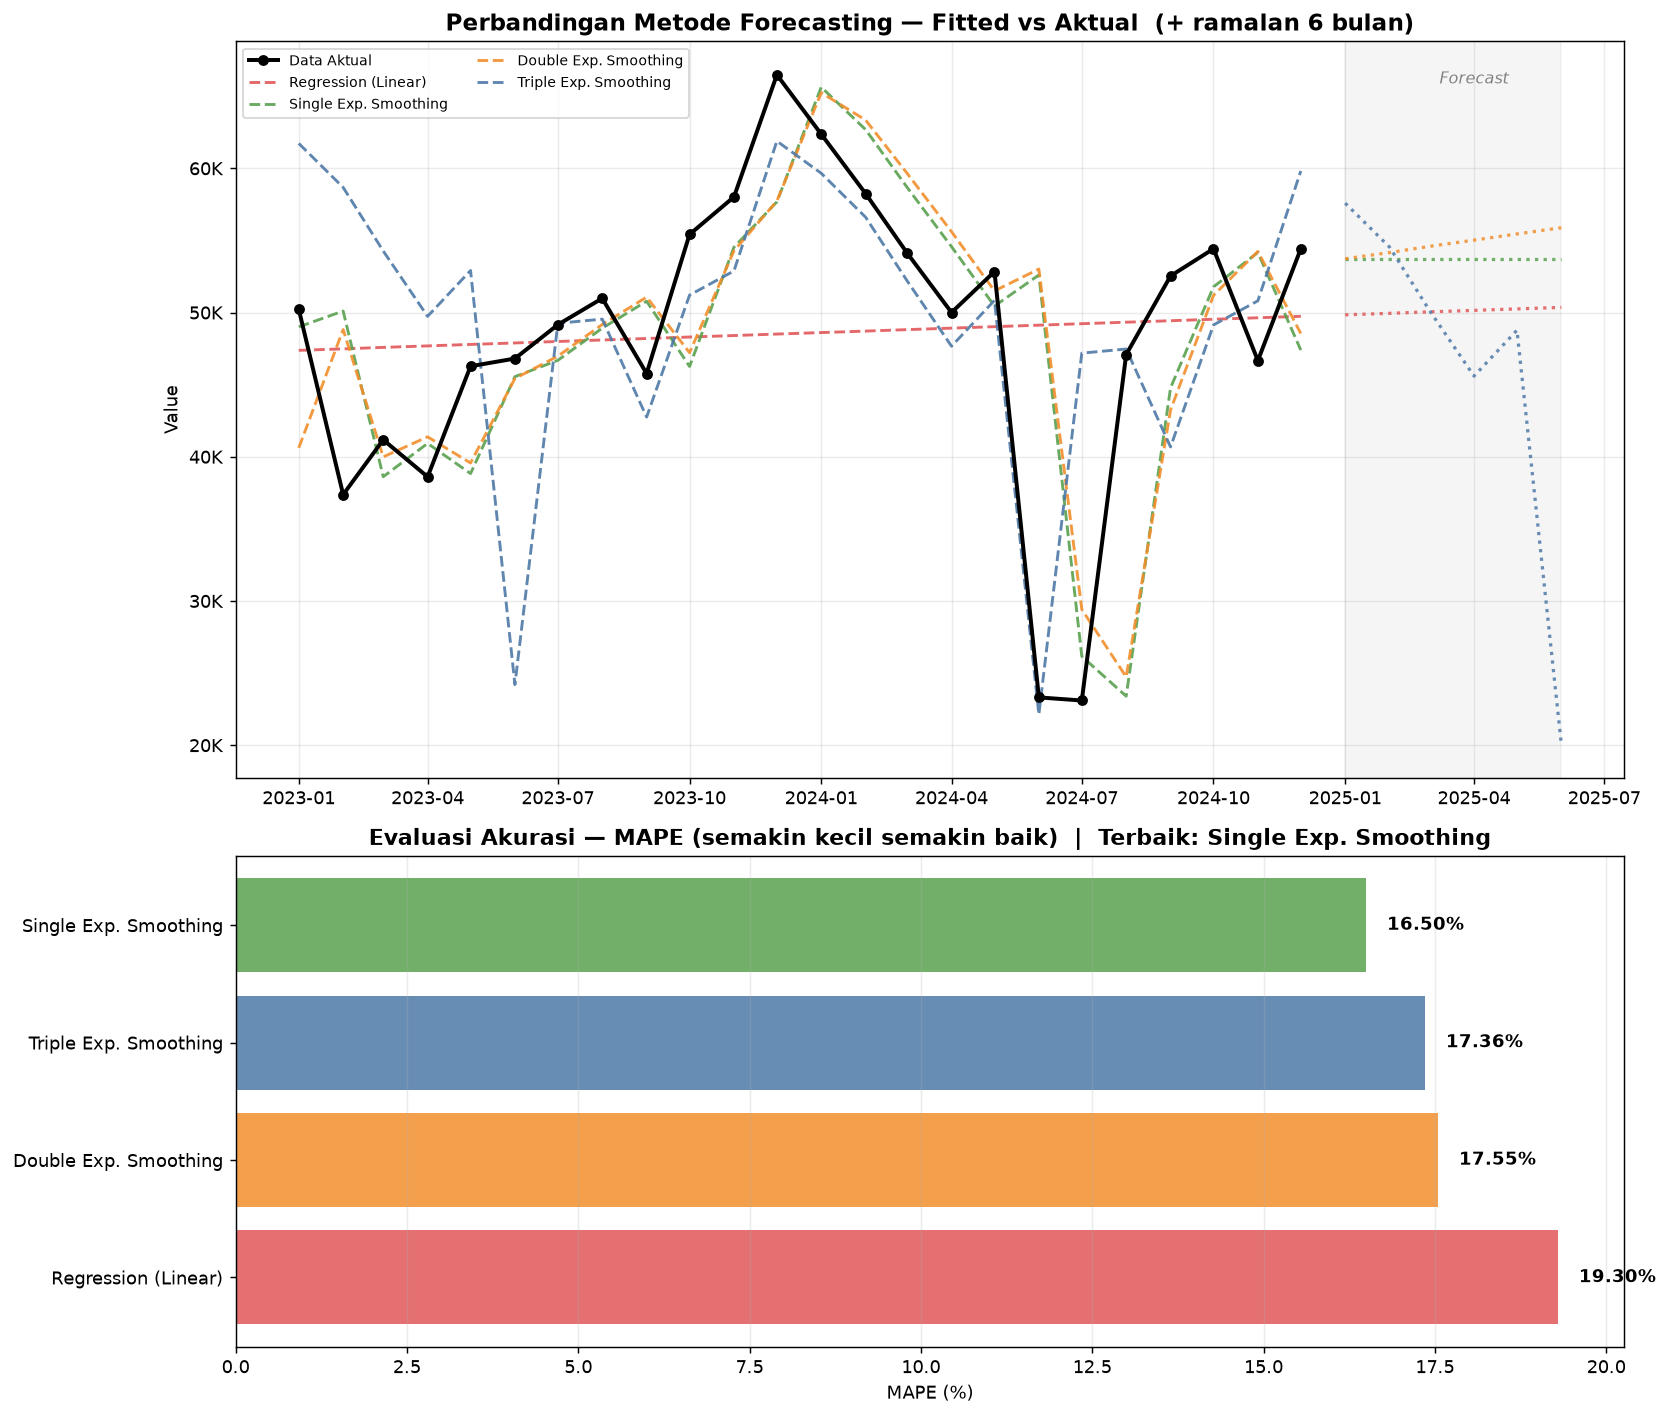

The Python source for this figure:
"""
Forecast Method Comparison - Case 2 FACT
=========================================
Membandingkan 4 metode forecasting pada data time series bulanan:
    1. Regression (Linear Trend / OLS)
    2. Single Exponential Smoothing (SES)
    3. Double Exponential Smoothing (Holt)
    4. Triple Exponential Smoothing (Holt-Winters, seasonal)

Evaluasi akurasi menggunakan MAPE (Mean Absolute Percentage Error).
Output: tabel perbandingan (CSV) + chart perbandingan (PNG).

Menjalankan:  python forecast_comparison.py
"""

import warnings
import numpy as np
import pandas as pd
import matplotlib.pyplot as plt
from matplotlib.ticker import FuncFormatter

from sklearn.linear_model import LinearRegression
from statsmodels.tsa.holtwinters import (
    SimpleExpSmoothing,
    Holt,
    ExponentialSmoothing,
)

warnings.filterwarnings("ignore")

DATA_PATH = "Case_2_FACT.xlsx"
SEASONAL_PERIODS = 12   # data bulanan -> pola musiman tahunan
FORECAST_HORIZON = 6    # jumlah bulan yang diramalkan ke depan


# --------------------------------------------------------------------------- #
# 1. Load & siapkan data
# --------------------------------------------------------------------------- #
def load_data(path: str) -> pd.Series:
    """Baca Excel, jadikan deret waktu bulanan yang teratur.

    Dataset asli memiliki gap (Jan-Mar 2024 hilang). Agar deret menjadi
    time series bulanan yang teratur -- syarat untuk Holt-Winters seasonal --
    gap diisi dengan interpolasi linear.
    """
    df = pd.read_excel(path, header=None, names=["date", "value"])
    df["date"] = pd.to_datetime(df["date"])
    df = df.sort_values("date").set_index("date")

    # Buat index bulanan penuh dari awal sampai akhir (mengisi bulan yang hilang)
    full_index = pd.date_range(df.index.min(), df.index.max(), freq="MS")
    series = df["value"].reindex(full_index)

    n_missing = int(series.isna().sum())
    if n_missing:
        print(f"[info] {n_missing} bulan hilang -> diisi dengan interpolasi linear")
        series = series.interpolate(method="linear")

    series.index.freq = "MS"
    series.name = "value"
    return series


# --------------------------------------------------------------------------- #
# 2. Metrik evaluasi
# --------------------------------------------------------------------------- #
def mape(actual, predicted) -> float:
    """Mean Absolute Percentage Error (%)."""
    actual = np.asarray(actual, dtype=float)
    predicted = np.asarray(predicted, dtype=float)
    mask = actual != 0
    return float(np.mean(np.abs((actual[mask] - predicted[mask]) / actual[mask])) * 100)


def mae(actual, predicted) -> float:
    return float(np.mean(np.abs(np.asarray(actual) - np.asarray(predicted))))


def rmse(actual, predicted) -> float:
    return float(np.sqrt(np.mean((np.asarray(actual) - np.asarray(predicted)) ** 2)))


# --------------------------------------------------------------------------- #
# 3. Metode forecasting
# --------------------------------------------------------------------------- #
def fit_regression(series: pd.Series, horizon: int):
    """Linear Regression terhadap indeks waktu (tren linier)."""
    y = series.values
    X = np.arange(len(y)).reshape(-1, 1)
    model = LinearRegression().fit(X, y)

    fitted = model.predict(X)
    future_X = np.arange(len(y), len(y) + horizon).reshape(-1, 1)
    forecast = model.predict(future_X)
    return pd.Series(fitted, index=series.index), forecast


def fit_ses(series: pd.Series, horizon: int):
    """Single Exponential Smoothing (level saja, tanpa tren/musiman)."""
    model = SimpleExpSmoothing(series, initialization_method="estimated").fit()
    return model.fittedvalues, model.forecast(horizon).values


def fit_holt(series: pd.Series, horizon: int):
    """Double Exponential Smoothing / Holt (level + tren)."""
    model = Holt(series, initialization_method="estimated").fit()
    return model.fittedvalues, model.forecast(horizon).values


def fit_holt_winters(series: pd.Series, horizon: int, periods: int):
    """Triple Exponential Smoothing / Holt-Winters (level + tren + musiman)."""
    model = ExponentialSmoothing(
        series,
        trend="add",
        seasonal="add",
        seasonal_periods=periods,
        initialization_method="estimated",
    ).fit()
    return model.fittedvalues, model.forecast(horizon).values


# --------------------------------------------------------------------------- #
# 4. Jalankan semua metode & evaluasi
# --------------------------------------------------------------------------- #
def run(series: pd.Series):
    methods = {
        "Regression (Linear)":      lambda: fit_regression(series, FORECAST_HORIZON),
        "Single Exp. Smoothing":    lambda: fit_ses(series, FORECAST_HORIZON),
        "Double Exp. Smoothing":    lambda: fit_holt(series, FORECAST_HORIZON),
        "Triple Exp. Smoothing":    lambda: fit_holt_winters(series, FORECAST_HORIZON, SEASONAL_PERIODS),
    }

    fitted_all, forecast_all, rows = {}, {}, []
    for name, fn in methods.items():
        try:
            fitted, forecast = fn()
            fitted = pd.Series(np.asarray(fitted), index=series.index)
            fitted_all[name] = fitted
            forecast_all[name] = forecast
            rows.append({
                "Metode": name,
                "MAPE (%)": round(mape(series.values, fitted.values), 2),
                "MAE":      round(mae(series.values, fitted.values), 1),
                "RMSE":     round(rmse(series.values, fitted.values), 1),
            })
        except Exception as e:   # noqa: BLE001
            print(f"[warn] {name} gagal: {e}")

    table = pd.DataFrame(rows).sort_values("MAPE (%)").reset_index(drop=True)
    return fitted_all, forecast_all, table


# --------------------------------------------------------------------------- #
# 5. Visualisasi
# --------------------------------------------------------------------------- #
def thousands(x, _pos):
    return f"{x/1000:.0f}K"


def make_chart(series, fitted_all, forecast_all, table, best, out="forecast_comparison.png"):
    future_idx = pd.date_range(
        series.index[-1] + pd.offsets.MonthBegin(1), periods=FORECAST_HORIZON, freq="MS"
    )
    colors = {
        "Regression (Linear)":   "#e15759",
        "Single Exp. Smoothing": "#59a14f",
        "Double Exp. Smoothing": "#f28e2b",
        "Triple Exp. Smoothing": "#4e79a7",
    }

    fig, axes = plt.subplots(2, 1, figsize=(13, 11),
                             gridspec_kw={"height_ratios": [3, 2]})

    # --- Panel atas: fitted vs actual + forecast ke depan ---
    ax = axes[0]
    ax.plot(series.index, series.values, "o-", color="black", lw=2.2,
            label="Data Aktual", zorder=5, markersize=5)

    for name, fitted in fitted_all.items():
        c = colors.get(name, None)
        ax.plot(fitted.index, fitted.values, "--", color=c, lw=1.6, alpha=0.9, label=name)
        fc = forecast_all[name]
        ax.plot(future_idx, fc, ":", color=c, lw=1.8, alpha=0.85)

    ax.axvspan(future_idx[0], future_idx[-1], color="grey", alpha=0.08)
    ax.text(future_idx[len(future_idx)//2], ax.get_ylim()[1]*0.97, "Forecast",
            ha="center", va="top", fontsize=9, color="grey", style="italic")
    ax.set_title("Perbandingan Metode Forecasting — Fitted vs Aktual  (+ ramalan 6 bulan)",
                 fontsize=13, fontweight="bold")
    ax.set_ylabel("Value")
    ax.yaxis.set_major_formatter(FuncFormatter(thousands))
    ax.legend(loc="upper left", fontsize=8, ncol=2)
    ax.grid(True, alpha=0.25)

    # --- Panel bawah: bar chart MAPE ---
    ax2 = axes[1]
    order = table.sort_values("MAPE (%)")
    bar_colors = [colors.get(m, "#888") for m in order["Metode"]]
    bars = ax2.barh(order["Metode"], order["MAPE (%)"], color=bar_colors, alpha=0.85)
    ax2.invert_yaxis()
    for bar, val in zip(bars, order["MAPE (%)"]):
        ax2.text(val + 0.3, bar.get_y() + bar.get_height()/2, f"{val:.2f}%",
                 va="center", fontsize=10, fontweight="bold")
    ax2.set_title(f"Evaluasi Akurasi — MAPE (semakin kecil semakin baik)  |  Terbaik: {best}",
                  fontsize=12, fontweight="bold")
    ax2.set_xlabel("MAPE (%)")
    ax2.grid(True, axis="x", alpha=0.25)

    plt.tight_layout()
    plt.savefig(out, dpi=130, bbox_inches="tight")
    print(f"[ok] chart disimpan -> {out}")


# --------------------------------------------------------------------------- #
# 6. Main
# --------------------------------------------------------------------------- #
def main():
    series = load_data(DATA_PATH)
    print(f"[info] jumlah observasi: {len(series)}  ({series.index.min():%b %Y} - {series.index.max():%b %Y})\n")

    fitted_all, forecast_all, table = run(series)

    best = table.iloc[0]["Metode"]
    best_mape = table.iloc[0]["MAPE (%)"]

    print("=" * 60)
    print("TABEL PERBANDINGAN AKURASI")
    print("=" * 60)
    print(table.to_string(index=False))
    print("=" * 60)
    print(f"\n>> Metode paling cocok: {best}  (MAPE = {best_mape:.2f}%)\n")

    # Tabel ramalan ke depan
    future_idx = pd.date_range(
        series.index[-1] + pd.offsets.MonthBegin(1), periods=FORECAST_HORIZON, freq="MS"
    )
    fc_df = pd.DataFrame(
        {name: np.round(fc) for name, fc in forecast_all.items()},
        index=future_idx.strftime("%b %Y"),
    )
    print("RAMALAN 6 BULAN KE DEPAN")
    print("-" * 60)
    print(fc_df.to_string())

    # Simpan output
    table.to_csv("mape_comparison.csv", index=False)
    fc_df.to_csv("forecast_next_6_months.csv")
    print("\n[ok] tabel disimpan -> mape_comparison.csv, forecast_next_6_months.csv")

    make_chart(series, fitted_all, forecast_all, table, best)


if __name__ == "__main__":
    main()
